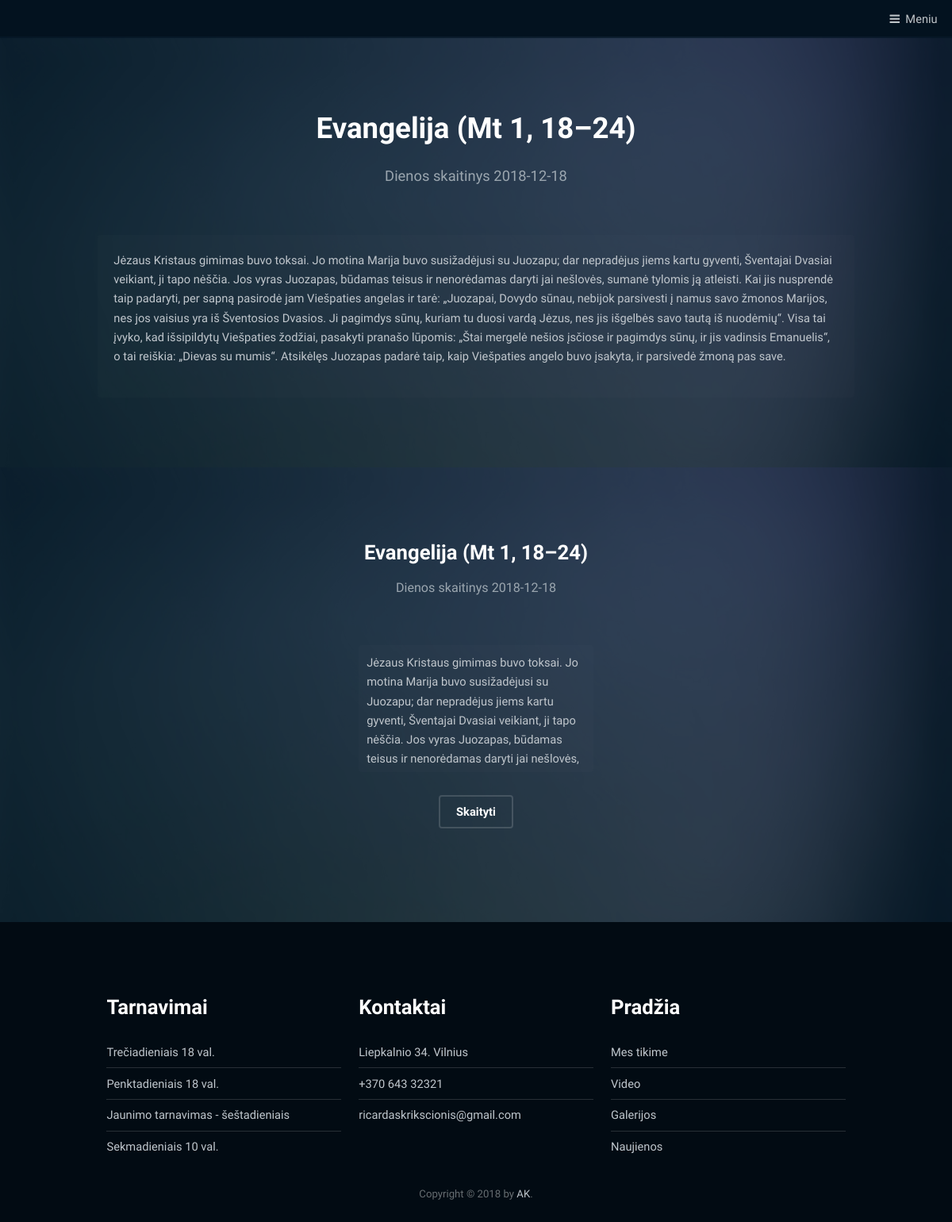
The app's page /post.php with its own data.
### tables this page shows
CREATE TABLE IF NOT EXISTS `post` (
  `postid` int(11) NOT NULL AUTO_INCREMENT,
  `posttitle` varchar(256) NOT NULL,
  `postcontent` text NOT NULL,
  `postautor` varchar(256) NOT NULL,
  `postdate` date NOT NULL,
  `posttime` timestamp NOT NULL DEFAULT CURRENT_TIMESTAMP,
  PRIMARY KEY (`postid`)
);

### post.php (the view, shortened to what this page needs)
<!DOCTYPE HTML>
<html>
	<head>
		<link rel="stylesheet" href="assets/css/main.min.css" />
		<link rel="stylesheet" href="https://use.fontawesome.com/releases/v5.6.1/css/all.css">
	</head>
	<body class="subpage">
		<?php include 'menu.php';?>
		<?php include 'config.php';?>
		<div id="main">
		<?php
		if (!empty($_GET['postid'])){
		$sql = "SELECT * FROM post
		WHERE postid=".$_GET['postid']." LIMIT 1";
		}
		else{
		$sql = "SELECT * FROM post
		ORDER BY posttime DESC
		LIMIT 1";
		}
		if($result = mysqli_query($conn, $sql)){
			if(mysqli_num_rows($result) > 0){
				$row = mysqli_fetch_assoc($result);
		?>
						<section class="wrapper style1">
							<div class="inner">
							<header class="align-center">
								<h2><?php echo $row['posttitle']; ?></h2>
								<p><?php echo $row['postautor'].'  '.$row['postdate']; ?></p>
							</header>
								<div class="longtext">
								<p><?php echo $row['postcontent']; ?></p>
								</div>
							</div>
						</section>
		<?php
			} else{
				echo "No records matching your query were found.";
			}
		} else{
			echo "ERROR: Could not able to execute $sql. " . mysqli_error($conn);
		}
		?>
		<section class="wrapper style1">
			<div class="inner">
			<div class="flex flex-3">
			<?php
			$sql = "SELECT * FROM post
			ORDER BY posttime DESC
			LIMIT 6";
			if($result = mysqli_query($conn, $sql)){
				if(mysqli_num_rows($result) > 0){
						while($row = mysqli_fetch_array($result)){
			?>
						<div class="col">
						<header class="align-center">
							<h3><?php echo $row['posttitle']; ?></h3>
							<p><?php echo $row['postautor'].'  '.$row['postdate']; ?></p>
						</header>
							<div  class="shorttext">
							<p><?php echo $row['postcontent']; ?></p>
							</div>
						<header class="align-center">
						<?php echo "<a href='post.php?postid=".$row['postid']."' class='button alt scrolly'><span>Skaityti</span></a>"; ?>
						</header>
						</div>
			<?php
						}
				} else{
					echo "No records matching your query were found.";
				}
			} else{
				echo "ERROR: Could not able to execute $sql. " . mysqli_error($conn);
			}
			?>
			</div>
			</div>
		</section>
		<?php include 'footer.php';?>
	</body>
</html>

### records on screen
post: posttitle "Evangelija (Mt 1, 18–24)", postautor "Dienos skaitinys", postdate "2018-12-18", postcontent "Jėzaus Kristaus gimimas buvo toksai. Jo motina Marija buvo susižadėjusi su Juozapu; dar nepradėjus jiems kartu gyventi, Šventajai Dvasiai veikiant, ji tapo nėščia. Jos vyras Juozapas, būdamas teisus ir nenorėdamas daryti jai nešlovės, sumanė tylomis ją atleisti. Kai jis nusprendė taip padaryti, per sapną pasirodė jam Viešpaties angelas ir tarė: „Juozapai, Dovydo sūnau, nebijok parsivesti į namus savo žmonos Marijos, nes jos vaisius yra iš Šventosios Dvasios. Ji pagimdys sūnų, kuriam tu duosi vardą Jėzus, nes jis išgelbės savo tautą iš nuodėmių“. Visa tai įvyko, kad išsipildytų Viešpaties žodžiai, pasakyti pranašo lūpomis: „Štai mergelė nešios įsčiose ir pagimdys sūnų, ir jis vadinsis…", postcontent "Jėzaus Kristaus gimimas buvo toksai. Jo motina Marija buvo susižadėjusi su Juozapu; dar nepradėjus jiems kartu gyventi, Šventajai Dvasiai veikiant, ji tapo nėščia. Jos vyras Juozapas, būdamas teisus ir nenorėdamas daryti jai nešlovės,…"
